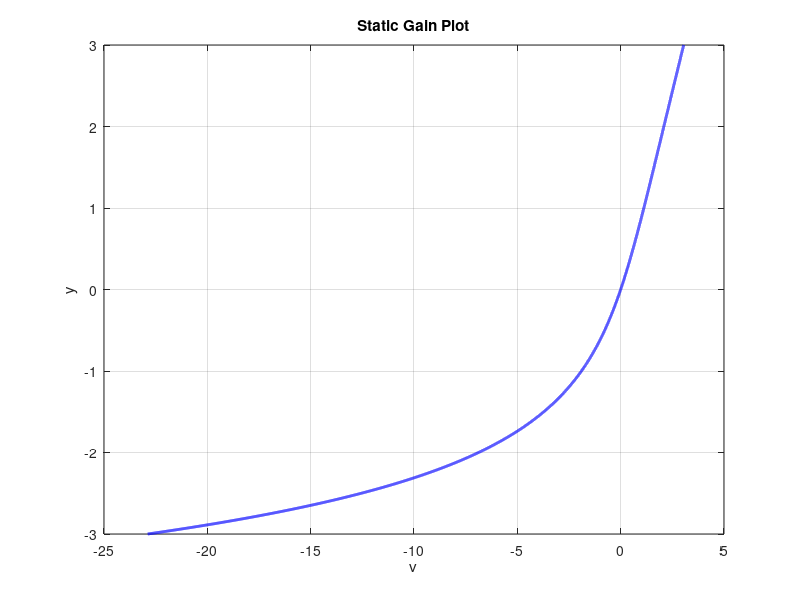

Recreate this plot in MATLAB.
% Plot Static Gain
y = linspace(-3, 3, 20000);
u = y .* 0.33 .* exp(-y) ;
v = y .* 0.33 .* exp(-y) + y;

plot(v, y, 'b-', 'LineWidth', 2);
xlabel('v');
ylabel('y');
title('Static Gain Plot');
grid on;
